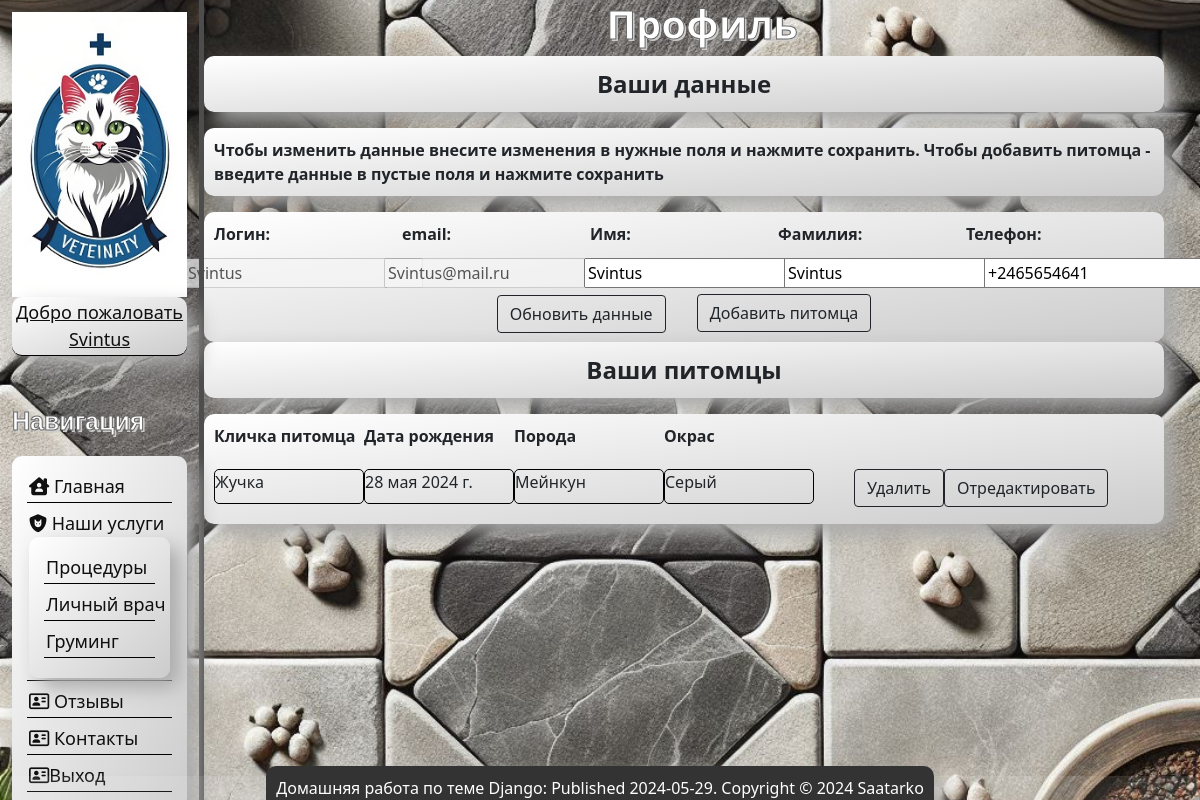
The page /users/profile/ (signed in) on the database its author committed.
### users/models.py (models this page shows)
class User(AbstractUser):
    phone = models.CharField(max_length=20, blank=True, null=True, verbose_name='Телефон')

### service/models.py (models this page shows, shortened)
class Pets(models.Model):
    nickname = models.CharField('Кличка', max_length=30)
    birthdate = models.DateField('Дата рождения')
    breed = models.CharField('Порода', max_length=20)
    color = models.CharField('Окрас', max_length=20)
    clients = models.ForeignKey(Clients, on_delete=models.CASCADE)
    class Meta:
        verbose_name = 'Питомцы/Pets'
        verbose_name_plural = 'Питомцы/Pets'

### users/views.py (the view, shortened to what this page needs)
# urls.py: path('profile/', views.profile_update, name='profile'),
def profile_update(request):
    user = request.user
    client, created = Clients.objects.get_or_create(user=user)
    client_id = client.id
    form = ProfileUserForm(request.POST or None, instance=user)
    pets = Pets.objects.filter(clients=client_id)
    return render(request, 'users/profile.html', {
        'form': form,
        'pets': pets,
        'title': 'Профайл'
    })

### users/forms.py
class ProfileUserForm(forms.ModelForm):
    username = forms.CharField(disabled=True, label='Логин',
                               widget=forms.TextInput(attrs={'class': 'form-input'}))
    email = forms.EmailField(disabled=True, label='email',
                             widget=forms.TextInput(attrs={'class': 'form-input'}))
    pets_formset = PetsFormSet
    class Meta:
        model = get_user_model()
        fields = ['username', 'email', 'first_name', 'last_name', 'phone']
        labels = {
            'first_name': 'Имя',
            'last_name': 'Фамилия',
            'phone': 'Телефон'
        }

### users/templates/users/profile.html (shortened to what this page needs)
{% extends 'main/layout.html' %}
{% load static %}
{% block content %}
<h1 class="main_h">Профиль</h1>
<div class="block_prof">
    <form method="post">
        <p class="block_prof_child text_bold text_big_size">Ваши данные</p>
        <p class="block_prof_child text_bold">Чтобы изменить данные внесите изменения в нужные поля и нажмите сохранить.
        Чтобы добавить питомца - введите данные в пустые поля и нажмите сохранить</p>
        <div class="block_prof_child">
            <div class="block_prof_child2">
        <p class="text_bold">{{ form.username.label_tag}}</p>
        <p class="text_bold">{{ form.email.label_tag}}</p>
           <p class="text_bold"> {{ form.first_name.label_tag}}</p>
            <p class="text_bold">{{ form.last_name.label_tag}}</p>
            <p class="text_bold">{{ form.phone.label_tag}}</p>
             </div>
            <br>
            <div class="block_prof_child4">
        <p>{{ form.username}}</p>
        <p>{{ form.email}}</p>
           <p> {{ form.first_name}}</p>
            <p>{{ form.last_name}}</p>
           <p> {{ form.phone}} </p>
                </div>
                <div class="block_prof_child4">
                    <p><button class="btn btn-outline-dark" type="submit">Обновить данные</button></p>
                             <a href="{% url 'users:profile_add_pet' %}">
                                <button type="button" class="btn btn-outline-dark">Добавить питомца</button>
                              </a>
                    </div>
        </div>
        <p class="block_prof_child text_bold text_big_size">Ваши питомцы</p>
        <div class="block_prof_child">
              <div class="block_prof_child3">
                   {% if pets %}
                    <p class="text_bold"> Кличка питомца </p>
                    <p class="text_bold"> Дата рождения</p>
                   <p class="text_bold"> Порода</p>
                    <p class="text_bold">Окрас</p>
                </div>
             <div class="block_prof_child3">
                    {% for el in pets %}
                    <p class="borders">{{ el.nickname }}</p>
                   <p class="borders"> {{ el.birthdate }}</p>
                   <p class="borders"> {{ el.breed }}</p>
                   <p class="borders"> {{ el.color }}</p>
                             <a href="{% url 'users:profile_delete' el.id %}">
                                <button type="button" class="btn btn-outline-dark btn_pofile">Удалить</button>
                              </a>
                            <a href="{% url 'users:profile_edit_pet' el.id %}">
                                <button type="button" class="btn btn-outline-dark">Отредактировать</button>
                              </a>
                         <br>
                    {% endfor %}
                 </div>
                    {% else %}
                 <p class="block_prof_child5">Вы не добавили ни одного питомца</p>
                     {% endif %}
                </div>
        </div>
{% endblock %}

### main/templates/main/layout.html (shortened to what this page needs)
{% load static %}
<!DOCTYPE html>
<html lang="en">
<head>
  <link rel="stylesheet" href="https://cdn.jsdelivr.net/npm/bootstrap@5.0.2/dist/css/bootstrap.min.css" rel="stylesheet">
    <link rel="stylesheet" href="{% static 'main/css/main.css' %}">
    <link rel="stylesheet" href="https://use.fontawesome.com/releases/v5.8.2/css/all.css">
</head>
<body>
    <aside id="navigation-panel">
    <div class="nav_panel">
        <img src="{% static 'main/img/logo.jpg' %}" alt="Логотип">
                   {% if user.is_authenticated %}
                <p> <a href="{% url 'users:profile' %}">Добро пожаловать {{user.username}}</a></p>
                {% endif %}
        <h3 class="nav_h">Навигация</h3>
        <nav>
            <ul>
                <li><a href="{% url 'home' %}"><i class="fa-solid fa-house-user"></i> Главная</a></li>
                <li onclick="toggleServices(this)">
                    <i class="fa-solid fa-shield-cat"></i> Наши услуги
                    <ul>
                        <li><a href="{% url 'procedure' %}">Процедуры</a></li>
                        <li><a href="">Личный врач</a></li>
                        <li><a href="">Груминг</a></li>
                    </ul>
                </li>
                <li><a href="{% url 'reviews' %}"><i class="fa-regular fa-address-card"></i> Отзывы</a></li>
                <li><a href="{% url 'contacts' %}"><i class="fa-regular fa-address-card"></i> Контакты</a></li>
                {% if user.is_authenticated %}
                <li><a href="{% url 'users:logout' %}"><i class="fa-regular fa-address-card"></i>Выход</a></li>
                {% else %}
                <li><a href="{% url 'users:login' %}"><i class="fa-regular fa-address-card"></i> Вход</a> |<a
                        href="{% url 'users:register' %}"><i class="fa-regular fa-address-card"></i>Регистр.</a>
                </li>
                {% endif %}
            </ul>
        </nav>
    </div>
</aside>
    <main>
     {% block content %} {% endblock %}
    </main>
    <div class="flex-container_3">
            <div class="footer">
            <div  class="flex-child_3">
                <a>Домашняя работа по теме Django: Published 2024-05-29. Copyright © 2024 Saatarko</a>
            </div>
            </div>
        </div>
</body>
</html>

### main/static/main/css/main.css (style rules this page uses)
#navigation-panel { float: left; width: 17%; padding: 1.0%; height: 100%; position: fixed; top: 0; bottom: 0; color: #0F0F0F; max-width: 17%; border-right: 5px solid #4d4d4d; }
.nav_panel { display: flex; flex-direction: column; flex-wrap: wrap; }
.nav_panel img { max-width: 100%; height: auto; width: 100%; display: block; }
.nav_panel nav { width: 100%; }
.nav_panel ul { display: block; padding: 15px; list-style-type: none; width: auto; background: linear-gradient(to bottom right, #ffffff, #cccccc); box-shadow: 10px 10px 20px #aaaaaa; border-radius: 10px; font-size: 18px; }
.nav_panel p { display: block; padding: 15px; list-style-type: none; width: auto; background: linear-gradient(to bottom right, #ffffff, #cccccc); box-shadow: 10px 10px 20px #aaaaaa; border-radius: 10px; font-size: 18px; transition: transform .6s ease; padding: 2px; margin-bottom: 5px; border-bottom: 1px solid #000; text-align: center; list-style-type: none; }
.nav_panel p a { color: #0F0F0F; }
.nav_panel ul li { transition: transform .6s ease; padding: 2px; margin-bottom: 5px; border-bottom: 1px solid #000; white-space: nowrap; }
.nav_panel ul a { text-decoration: none; color: #0F0F0F; }
.nav_panel h3 { margin-top: 25px; font-size: 25px; }
.flex-container_3 { z-index: 5; display: flex; background-color: rgba(255, 255, 255, 0.1); height: 3%; justify-content: center; box-shadow: 15px 15px 15px #aaaaaa; flex-direction: column; border-radius: 10px; position: fixed; bottom: 0; width: 100%; }
.flex-child_3 { align-items: flex-end; display: flex; align-items: center; justify-content: center; color: white; }
.flex-child_3 a { padding: 10px; text-decoration: none; color: white; background: #333; margin: 5px; box-shadow: 10px 10px 20px #aaaaaa; border-radius: 10px; }
.footer { flex-shrink: 0; }
.main_h { margin-left: 17%; text-align: center; padding: 0; width: calc(100% - 17%) font-family: 'Montserrat', sans-serif; font-size: 2.5em; font-weight: bold; color: #fff; -webkit-text-stroke: 1px #666; text-shadow: 2px 2px 0 #ccc; }
body { background-image: url("/static/main/img/background.jfif"); background-size: cover; background-position: center; background-attachment: fixed; }
.nav_h { text-align: left; margin: 0; padding: 20px 0; width: 100%; font-family: 'Montserrat', sans-serif; font-size: 1.5em; font-weight: bold; color: #fff; -webkit-text-stroke: 1px #666; text-shadow: 2px 2px 0 #ccc; }
.text_bold { font-weight: bold; }
.text_big_size { font-size: 24px; }
.block_prof { display: flex; margin-left: 17%; flex-direction: column; width: 80%; }
.block_prof_child { display: flex; flex-wrap: wrap; flex-direction: row; width: 100%; justify-content: center; align-items: flex-start; padding: 10px; box-sizing: border-box; background: linear-gradient(to bottom right, #ffffff, #cccccc); box-shadow: 10px 10px 20px #aaaaaa; border-radius: 10px; }
.block_prof_child2 { display: flex; justify-content: left; align-items: center; width: 100%; box-sizing: border-box; }
.block_prof_child2 p { width: 200px; height: 20px; }
.block_prof_child3 { display: flex; flex-wrap: wrap; justify-content: left; width: 100%; box-sizing: border-box; }
.block_prof_child3 p { width: 150px; height: 35px; margin-bottom: 10px }
.borders { border: 1px solid #000; border-radius: 5px; }
.btn_pofile { margin-left: 40px; }
.block_prof_child4 { display: flex; justify-content: center; align-items: center; width: 100%; box-sizing: border-box; }
.block_prof_child4 p { width: 200px; height: 20px; }

### rows shown on the page
User: username "Svintus", email "Svintus@mail.ru", first_name "Svintus", last_name "Svintus", phone "+2465654641"
Pets: nickname "Жучка", birthdate "28 мая 2024 г.", breed "Мейнкун", color "Серый"
